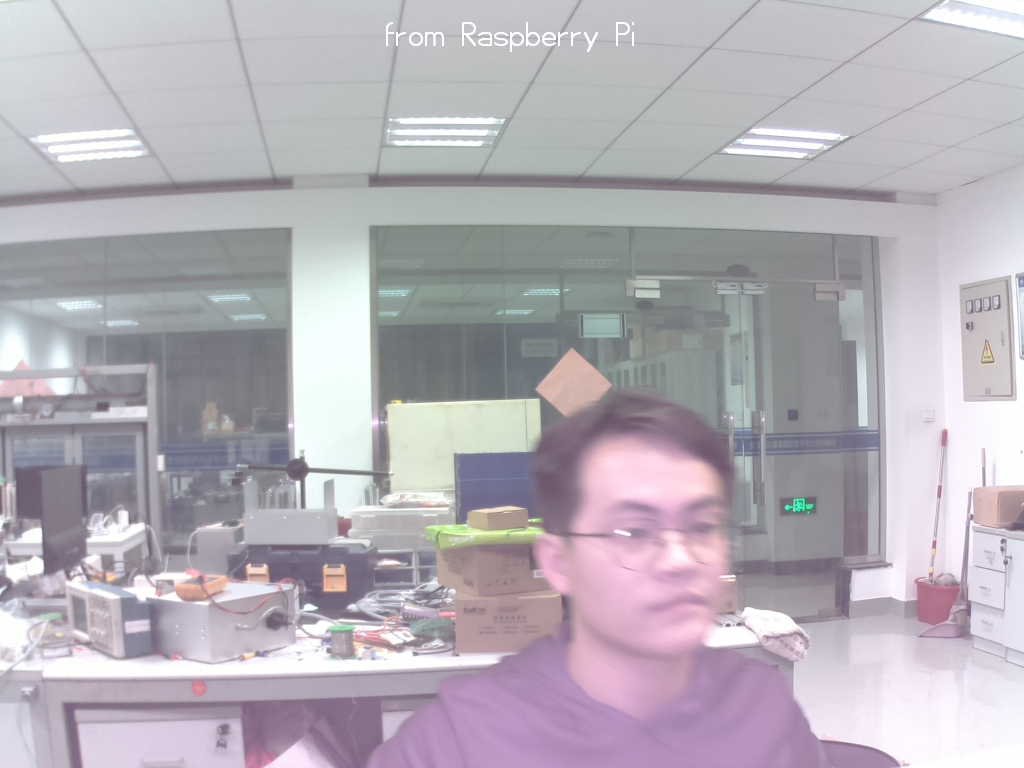
#> input picture opencv_test/image2.jpg, 1024 x 768 px, given in place of the camera
$ python CCol_1.py
#> lines starting #> are read from the running program, lines starting #| are printed output that depends on the picture; after the words box and inside, x2 and y2 are one past the last pixel; in counts of white or black regions, pixels touching at a corner belong together
'''
from opencv.org tutorials
https://docs.opencv.org/4.5.2/df/d9d/tutorial_py_colorspaces.html

Changing Colorspaces

'''


# import cv2 as cv
# flags = [i for i in dir(cv) if i.startswith('COLOR_')]
# print(flags)


# Object Tracking

import cv2 as cv
import numpy as np

cap = cv.VideoCapture(0)

while(1):
    # Take each frame
    rat, frame = cap.read()
#> frame is the input picture: shape (768, 1024, 3); mean B, G, R 183.6, 175.7, 181.1
    frame = cv.flip(frame, 0)
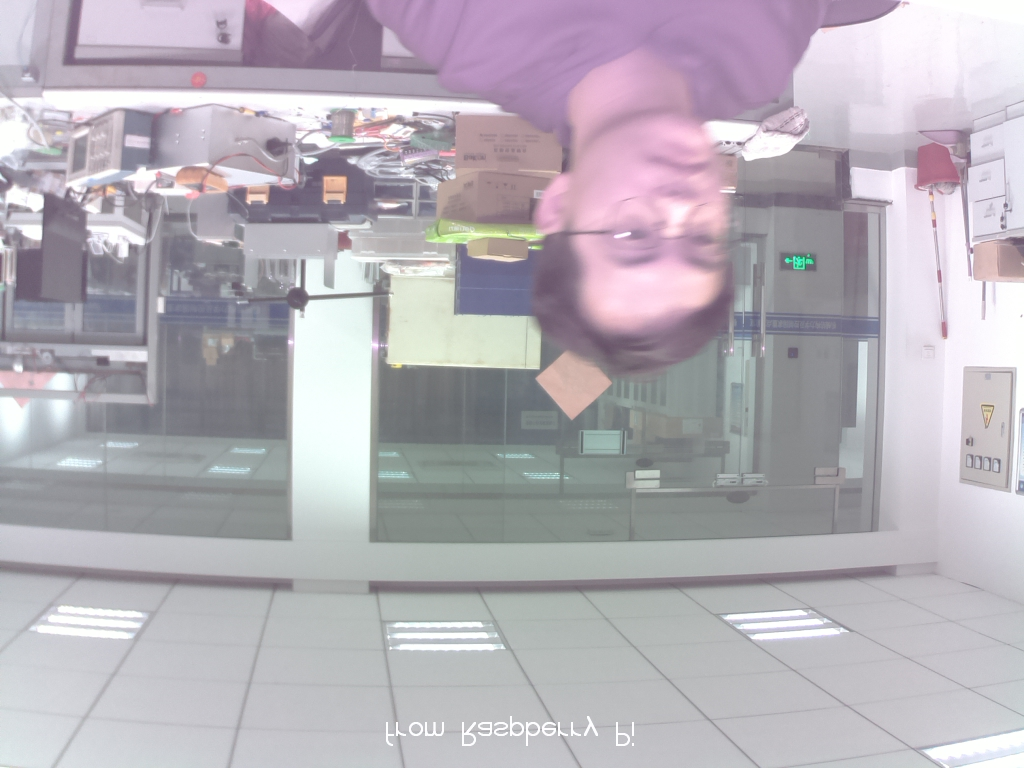
#> frame: shape (768, 1024, 3); mean B, G, R 183.6, 175.7, 181.1

    # Convert BGR to HSV
    hsv = cv.cvtColor(frame, cv.COLOR_BGR2HSV)
#> hsv: shape (768, 1024, 3); mean H, S, V 118.2, 19, 186.6

    # lower_red = np.array([0,0,10]) # 这里失败的原因是这里的数组的值应该是HSV空间中的而不是BGR
    # upper_rad = np.array([50,50,100])
    # mask = cv.inRange(hsv, lower_red, upper_rad)

    lower_blue = np.array([110,50,50])
    upper_blue = np.array([130,255,255])
    mask = cv.inRange(hsv, lower_blue, upper_blue)
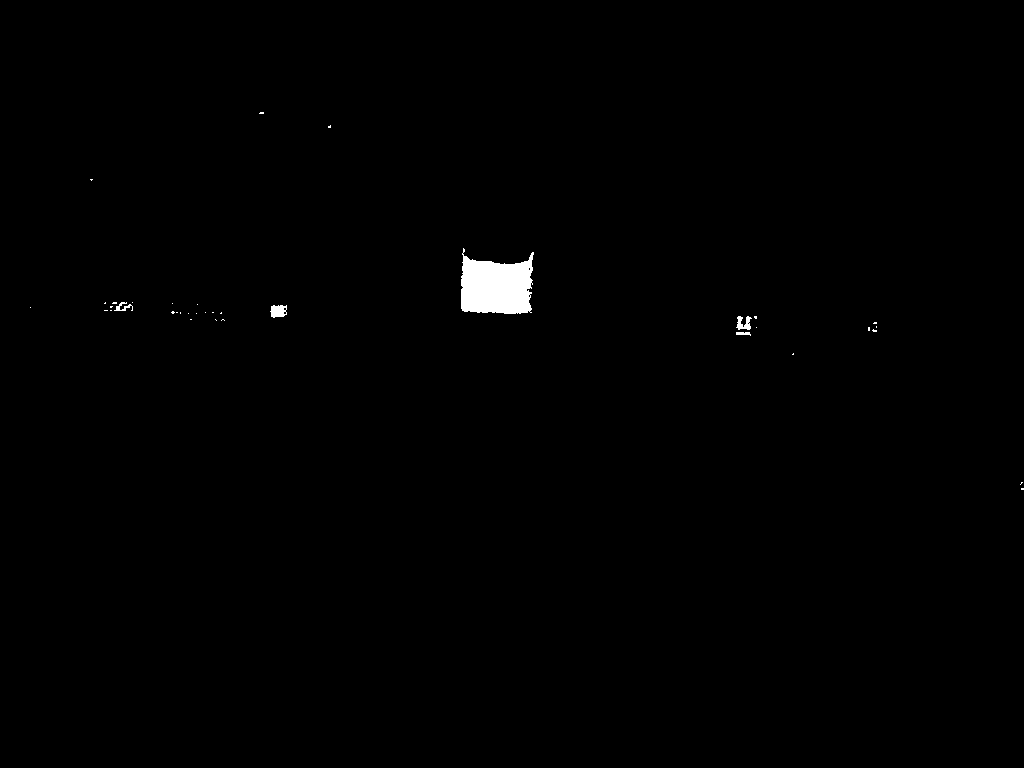
#> mask: shape (768, 1024); 0.53% white; 37 white regions (32 under 20 px), largest, box (x1, y1, x2, y2) and area: (461, 248, 534, 314) 3602, (270, 305, 287, 318) 171, (736, 316, 752, 330) 133, (114, 302, 133, 311) 76, (736, 332, 751, 336) 43

    # [8 lines of commented-out code are left out]


    res = cv.bitwise_and(frame, frame, mask=mask)

    cv.imshow('frame', frame)
    cv.imshow('mask', mask)
    cv.imshow('res', res)
    k = cv.waitKey(5)
#> (key q is pressed here)
    if k == ord('q'):
        break

cv.destroyAllWindows()
